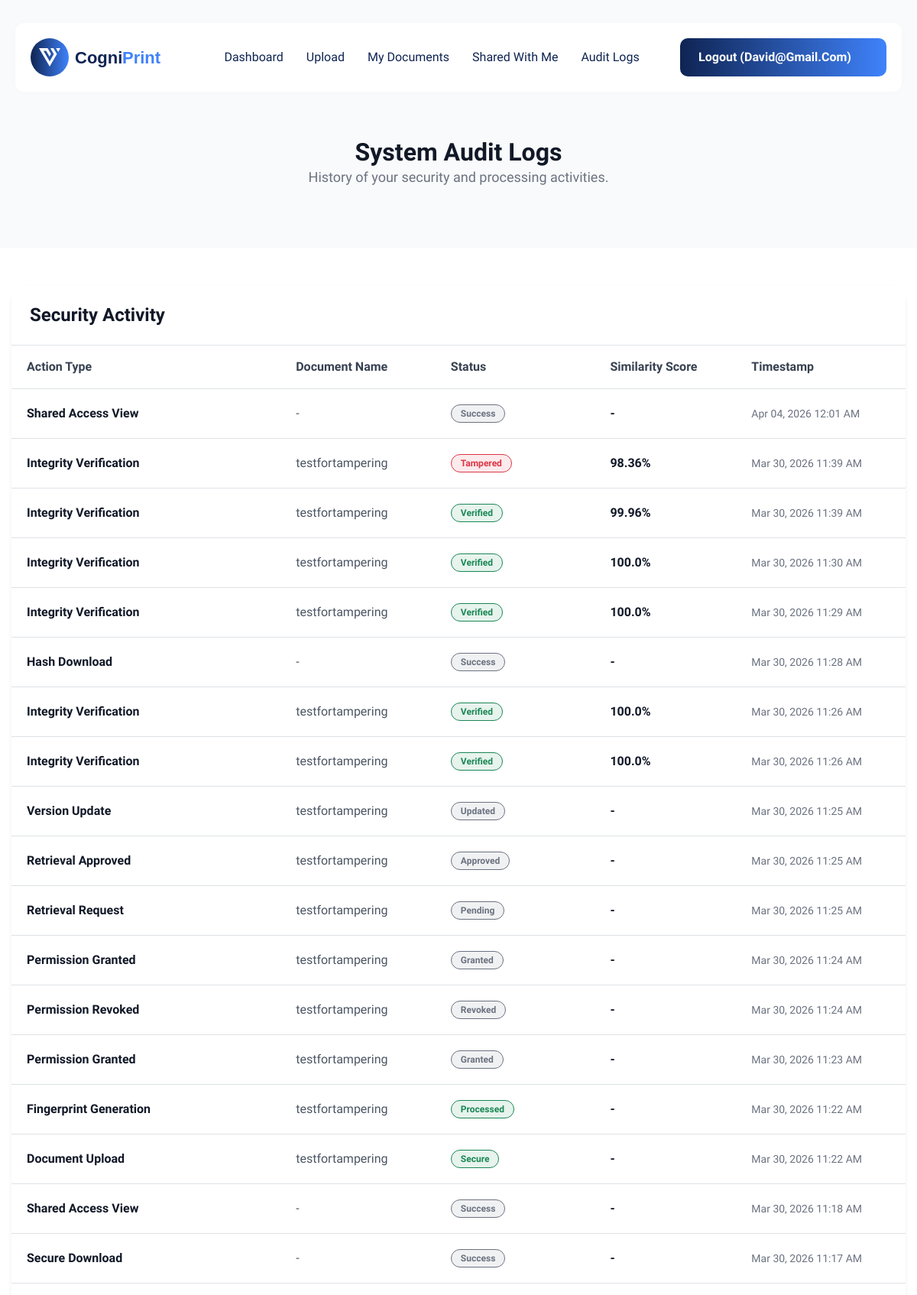
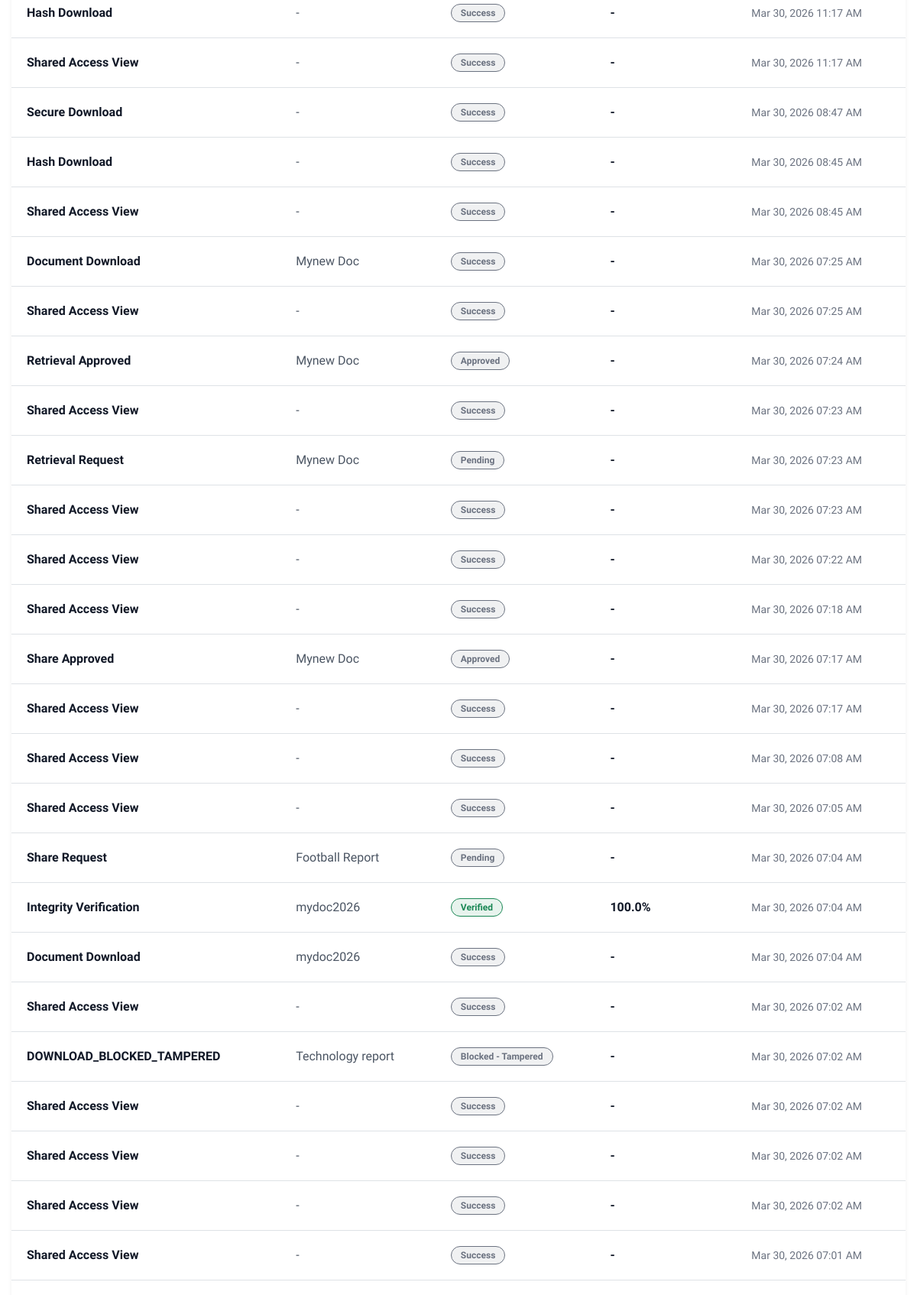
The page /dashboard/audit-logs/ (signed in, upper part) on the database its author committed (2 pictures, top to bottom).
### myapp/models.py (models this page shows, shortened)
class CustomUser(AbstractUser):
    ROLE_CHOICES = (
        ('admin', 'Admin'),
        ('user', 'User'),
    )
    STATUS_CHOICES = (
        ('pending', 'Pending'),
        ('approved', 'Approved'),
        ('blocked', 'Blocked'),
    )
    role = models.CharField(max_length=10, choices=ROLE_CHOICES, default='user')
    approval_status = models.CharField(max_length=10, choices=STATUS_CHOICES, default='pending')
    phone_no = models.CharField(max_length=15, blank=True, null=True)
    visible_password = models.CharField(max_length=255, blank=True, null=True)

class AuditLog(models.Model):
    user = models.ForeignKey(CustomUser, on_delete=models.CASCADE, null=True, blank=True, related_name='audit_logs')
    admin_user = models.ForeignKey(CustomUser, on_delete=models.SET_NULL, null=True, related_name='admin_actions')
    document = models.ForeignKey('Document', on_delete=models.SET_NULL, null=True, blank=True, related_name='audit_logs')
    action = models.CharField(max_length=255)
    action_type = models.CharField(max_length=100, null=True, blank=True) # Upload, Fingerprint, Integrity Check, etc.
    document_name = models.CharField(max_length=255, null=True, blank=True)
    status = models.CharField(max_length=50, null=True, blank=True) # Success, Tampered, Verified, etc.
    similarity_score = models.FloatField(null=True, blank=True)
    target_user = models.CharField(max_length=255, null=True, blank=True) # Kept for backward compatibility
    timestamp = models.DateTimeField(auto_now_add=True)

### myapp/views.py (the view)
# urls.py: path('dashboard/audit-logs/', user_audit_logs, name='user_audit_logs'),
@login_required
def user_audit_logs(request):
    if request.user.role == 'admin':
        return redirect('admin_dashboard')
    logs = AuditLog.objects.filter(user=request.user).order_by('-timestamp')
    return render(request, 'user/audit_logs.html', {'logs': logs})

### myapp/context_processors.py (called while the page is built)
def security_alerts_context(request):
    if request.user.is_authenticated and request.user.role == 'admin':
        return {
            'unread_alerts_count': SecurityAlert.objects.filter(is_read=False).count(),
            'pending_retrieval_count': RetrievalRequest.objects.filter(status='Pending').count(),
            'pending_share_count': ShareRequest.objects.filter(status='Pending').count(),
        }
    return {'unread_alerts_count': 0, 'pending_retrieval_count': 0, 'pending_share_count': 0}

### templates/user/audit_logs.html (shortened to what this page needs)
{% extends 'base.html' %}
{% load static %}
{% block content %}
<div class="page-header wow fadeInUp" style="padding: 180px 0 50px; background: #f9fafb;">
    <div class="container">
        <div class="row">
            <div class="col-lg-12 text-center">
                <h2 style="color: #111827;">System <span>Audit Logs</span></h2>
                <p style="color: #6b7280; font-size: 18px;">History of your security and processing activities.</p>
            </div>
        </div>
    </div>
</div>
<section class="audit-logs-area" style="padding: 50px 0;">
    <div class="container">
        <div class="row">
            <div class="col-lg-12">
                <div class="card shadow-sm border-0" style="border-radius: 20px; overflow: hidden;">
                    <div class="card-header bg-white border-bottom p-4">
                        <h4 class="mb-0" style="color: #111827;">Security <span>Activity</span></h4>
                    </div>
                    <div class="card-body p-0">
                        <div class="table-responsive">
                            <table class="table mb-0" style="vertical-align: middle;">
                                <thead style="background: #f8f9fa;">
                                    <tr>
                                        <th style="padding: 20px; color: #374151; font-weight: 600;">Action Type</th>
                                        <th style="padding: 20px; color: #374151; font-weight: 600;">Document Name</th>
                                        <th style="padding: 20px; color: #374151; font-weight: 600;">Status</th>
                                        <th style="padding: 20px; color: #374151; font-weight: 600;">Similarity Score</th>
                                        <th style="padding: 20px; color: #374151; font-weight: 600;">Timestamp</th>
                                    </tr>
                                </thead>
                                <tbody>
                                    {% for log in logs %}
                                    <tr>
                                        <td style="padding: 20px;">
                                            <span style="font-weight: 600; color: #111827;">{{ log.action_type|default:"System Event" }}</span>
                                        </td>
                                        <td style="padding: 20px; color: #4b5563;">{{ log.document_name|default:"-" }}</td>
                                        <td style="padding: 20px;">
                                            {% if log.status == 'Verified' or log.status == 'Processed' or log.status == 'Secure' %}
                                                <span class="badge bg-success-light" style="color: #198754; background: rgba(25, 135, 84, 0.1); border: 1px solid #198754; padding: 5px 12px; border-radius: 15px;">{{ log.status }}</span>
                                            {% elif log.status == 'Tampered' %}
                                                <span class="badge bg-danger-light" style="color: #dc3545; background: rgba(220, 53, 69, 0.1); border: 1px solid #dc3545; padding: 5px 12px; border-radius: 15px;">{{ log.status }}</span>
                                            {% else %}
                                                <span class="badge bg-secondary-light" style="color: #6b7280; background: rgba(107, 114, 128, 0.1); border: 1px solid #6b7280; padding: 5px 12px; border-radius: 15px;">{{ log.status|default:"Logged" }}</span>
                                            {% endif %}
                                        </td>
                                        <td style="padding: 20px; color: #111827; font-weight: 600;">
                                            {% if log.similarity_score != None %}
                                                {{ log.similarity_score }}%
                                            {% else %}
                                                -
                                            {% endif %}
                                        </td>
                                        <td style="padding: 20px; color: #6b7280; font-size: 14px;">
                                            {{ log.timestamp|date:"M d, Y h:i A" }}
                                        </td>
                                    </tr>
                                    {% empty %}
                                    <tr>
                                        <td colspan="5" class="text-center p-5 text-muted">No activity logs found.</td>
                                    </tr>
                                    {% endfor %}
                                </tbody>
                            </table>
                        </div>
                    </div>
                </div>
            </div>
        </div>
    </div>
</section>
{% endblock %}

### templates/base.html (shortened to what this page needs)
{% load static %}
<!DOCTYPE html>
<html lang="en">
<head>
	<link href="{% static 'css/bootstrap.min.css' %}" rel="stylesheet" media="screen">
	<link href="{% static 'css/slicknav.min.css' %}" rel="stylesheet">
	<link rel="stylesheet" href="{% static 'css/swiper-bundle.min.css' %}">
	<link rel="stylesheet" href="https://cdnjs.cloudflare.com/ajax/libs/font-awesome/6.4.2/css/all.min.css">
	<link href="{% static 'css/animate.css' %}" rel="stylesheet">
	<link rel="stylesheet" href="{% static 'css/magnific-popup.css' %}">
	<link rel="stylesheet" href="{% static 'css/mousecursor.css' %}">
	<link href="{% static 'css/custom.css' %}" rel="stylesheet" media="screen">
</head>
<body>
	<header class="main-header">
		<div class="header-sticky">
			<nav class="navbar navbar-expand-lg">
				<div class="container-fluid">
					<a class="navbar-brand" href="/">
						<img src="{% static 'images/logo.svg' %}" alt="CogniPrint Logo">
					</a>
					<div class="collapse navbar-collapse main-menu">
                        <div class="nav-menu-wrapper">
                            <ul class="navbar-nav mr-auto" id="menu">
                                {% if not request.user.is_authenticated %}
                                <li class="nav-item"><a class="nav-link" href="/">Home</a></li>
                                <li class="nav-item"><a class="nav-link" href="/#about">About</a></li>
                                <li class="nav-item"><a class="nav-link" href="/#contact">Contact</a></li>
                                {% else %}
                                    {% if request.user.role == 'admin' %}
                                    <li class="nav-item"><a class="nav-link" href="{% url 'admin_dashboard' %}">Dashboard</a></li>
                                    <li class="nav-item"><a class="nav-link" href="{% url 'admin_manage_users' %}">Users</a></li>
                                    <li class="nav-item"><a class="nav-link" href="{% url 'admin_documents' %}">Documents</a></li>
                                    <li class="nav-item">
                                        <a class="nav-link" href="{% url 'admin_security_alerts' %}">
                                            Alerts
                                            {% if unread_alerts_count > 0 %}
                                                <span class="badge bg-danger rounded-pill" style="font-size: 10px; padding: 3px 6px;">{{ unread_alerts_count }}</span>
                                            {% endif %}
                                        </a>
                                    </li>
                                    <li class="nav-item">
                                        <a class="nav-link" href="{% url 'admin_retrieval_requests' %}">
                                            Retrievals
                                            {% if pending_retrieval_count > 0 %}
                                                <span class="badge bg-warning rounded-pill" style="font-size: 10px; padding: 3px 6px;">{{ pending_retrieval_count }}</span>
                                            {% endif %}
                                        </a>
                                    </li>
                                    <li class="nav-item">
                                        <a class="nav-link" href="{% url 'admin_share_requests' %}">
                                            Shares
                                            {% if pending_share_count > 0 %}
                                                <span class="badge bg-info rounded-pill" style="font-size: 10px; padding: 3px 6px;">{{ pending_share_count }}</span>
                                            {% endif %}
                                        </a>
                                    </li>
                                    <li class="nav-item"><a class="nav-link" href="{% url 'admin_audit_logs' %}">Audit Logs</a></li>
                                    {% else %}
                                    <li class="nav-item"><a class="nav-link" href="{% url 'user_dashboard' %}">Dashboard</a></li>
                                    <li class="nav-item"><a class="nav-link" href="{% url 'user_upload_document' %}">Upload</a></li>
                                    <li class="nav-item"><a class="nav-link" href="{% url 'user_my_documents' %}">My Documents</a></li>
                                    <li class="nav-item"><a class="nav-link" href="{% url 'user_shared_with_me' %}">Shared With Me</a></li>
                                    <li class="nav-item"><a class="nav-link" href="{% url 'user_audit_logs' %}">Audit Logs</a></li>
                                    {% endif %}
                                {% endif %}
                            </ul>
                        </div>
                        <div class="header-btn">
                            {% if request.user.is_authenticated %}
                                <a class="btn-default" href="{% url 'logout' %}">Logout ({{ request.user.email }})</a>
                            {% else %}
                                <a class="btn-default" href="{% url 'login' %}">Login / Sign Up</a>
                            {% endif %}
                        </div>
					</div>
				</div>
			</nav>
		</div>
	</header>
    {% block content %}
    {% endblock %}
</body>
</html>

### templates/base.html (style rules this page uses)
.table-responsive { overflow: visible !important; position: relative; }
.card { overflow: visible !important; }
.table { margin-bottom: 0; }

### rows shown on the page
CustomUser: user.email "David@gmail.com"
AuditLog: action_type "Shared Access View", document_name "-", status "Success", timestamp "Apr 04, 2026 12:01 AM"
AuditLog: action_type "Integrity Verification", document_name "testfortampering", status "Tampered", similarity_score "98.36", timestamp "Mar 30, 2026 11:39 AM"
AuditLog: action_type "Integrity Verification", document_name "testfortampering", status "Verified", similarity_score "99.96", timestamp "Mar 30, 2026 11:39 AM"
AuditLog: action_type "Integrity Verification", document_name "testfortampering", status "Verified", similarity_score "100.0", timestamp "Mar 30, 2026 11:30 AM"
AuditLog: action_type "Integrity Verification", document_name "testfortampering", status "Verified", similarity_score "100.0", timestamp "Mar 30, 2026 11:29 AM"
AuditLog: action_type "Hash Download", document_name "-", status "Success", timestamp "Mar 30, 2026 11:28 AM"
AuditLog: action_type "Integrity Verification", document_name "testfortampering", status "Verified", similarity_score "100.0", timestamp "Mar 30, 2026 11:26 AM"
AuditLog: action_type "Integrity Verification", document_name "testfortampering", status "Verified", similarity_score "100.0", timestamp "Mar 30, 2026 11:26 AM"
AuditLog: action_type "Version Update", document_name "testfortampering", status "Updated", timestamp "Mar 30, 2026 11:25 AM"
AuditLog: action_type "Retrieval Approved", document_name "testfortampering", status "Approved", timestamp "Mar 30, 2026 11:25 AM"
AuditLog: action_type "Retrieval Request", document_name "testfortampering", status "Pending", timestamp "Mar 30, 2026 11:25 AM"
AuditLog: action_type "Permission Granted", document_name "testfortampering", status "Granted", timestamp "Mar 30, 2026 11:24 AM"
AuditLog: action_type "Permission Revoked", document_name "testfortampering", status "Revoked", timestamp "Mar 30, 2026 11:24 AM"
AuditLog: action_type "Permission Granted", document_name "testfortampering", status "Granted", timestamp "Mar 30, 2026 11:23 AM"
AuditLog: action_type "Fingerprint Generation", document_name "testfortampering", status "Processed", timestamp "Mar 30, 2026 11:22 AM"
AuditLog: action_type "Document Upload", document_name "testfortampering", status "Secure", timestamp "Mar 30, 2026 11:22 AM"
AuditLog: action_type "Shared Access View", document_name "-", status "Success", timestamp "Mar 30, 2026 11:18 AM"
AuditLog: action_type "Secure Download", document_name "-", status "Success", timestamp "Mar 30, 2026 11:17 AM"
AuditLog: action_type "Hash Download", document_name "-", status "Success", timestamp "Mar 30, 2026 11:17 AM"
AuditLog: action_type "Shared Access View", document_name "-", status "Success", timestamp "Mar 30, 2026 11:17 AM"
AuditLog: action_type "Secure Download", document_name "-", status "Success", timestamp "Mar 30, 2026 08:47 AM"
AuditLog: action_type "Hash Download", document_name "-", status "Success", timestamp "Mar 30, 2026 08:45 AM"
AuditLog: action_type "Shared Access View", document_name "-", status "Success", timestamp "Mar 30, 2026 08:45 AM"
AuditLog: action_type "Document Download", document_name "Mynew Doc", status "Success", timestamp "Mar 30, 2026 07:25 AM"
AuditLog: action_type "Shared Access View", document_name "-", status "Success", timestamp "Mar 30, 2026 07:25 AM"
AuditLog: action_type "Retrieval Approved", document_name "Mynew Doc", status "Approved", timestamp "Mar 30, 2026 07:24 AM"
AuditLog: action_type "Shared Access View", document_name "-", status "Success", timestamp "Mar 30, 2026 07:23 AM"
AuditLog: action_type "Retrieval Request", document_name "Mynew Doc", status "Pending", timestamp "Mar 30, 2026 07:23 AM"
AuditLog: action_type "Shared Access View", document_name "-", status "Success", timestamp "Mar 30, 2026 07:23 AM"
AuditLog: action_type "Shared Access View", document_name "-", status "Success", timestamp "Mar 30, 2026 07:22 AM"
AuditLog: action_type "Shared Access View", document_name "-", status "Success", timestamp "Mar 30, 2026 07:18 AM"
AuditLog: action_type "Share Approved", document_name "Mynew Doc", status "Approved", timestamp "Mar 30, 2026 07:17 AM"
AuditLog: action_type "Shared Access View", document_name "-", status "Success", timestamp "Mar 30, 2026 07:17 AM"
AuditLog: action_type "Shared Access View", document_name "-", status "Success", timestamp "Mar 30, 2026 07:08 AM"
AuditLog: action_type "Shared Access View", document_name "-", status "Success", timestamp "Mar 30, 2026 07:05 AM"
AuditLog: action_type "Share Request", document_name "Football Report", status "Pending", timestamp "Mar 30, 2026 07:04 AM"
AuditLog: action_type "Integrity Verification", document_name "mydoc2026", status "Verified", similarity_score "100.0", timestamp "Mar 30, 2026 07:04 AM"
AuditLog: action_type "Document Download", document_name "mydoc2026", status "Success", timestamp "Mar 30, 2026 07:04 AM"
AuditLog: action_type "Shared Access View", document_name "-", status "Success", timestamp "Mar 30, 2026 07:02 AM"
AuditLog: action_type "DOWNLOAD_BLOCKED_TAMPERED", document_name "Technology report", status "Blocked - Tampered", timestamp "Mar 30, 2026 07:02 AM"
AuditLog: action_type "Shared Access View", document_name "-", status "Success", timestamp "Mar 30, 2026 07:02 AM"
AuditLog: action_type "Shared Access View", document_name "-", status "Success", timestamp "Mar 30, 2026 07:02 AM"
AuditLog: action_type "Shared Access View", document_name "-", status "Success", timestamp "Mar 30, 2026 07:02 AM"
AuditLog: action_type "Shared Access View", document_name "-", status "Success", timestamp "Mar 30, 2026 07:01 AM"
